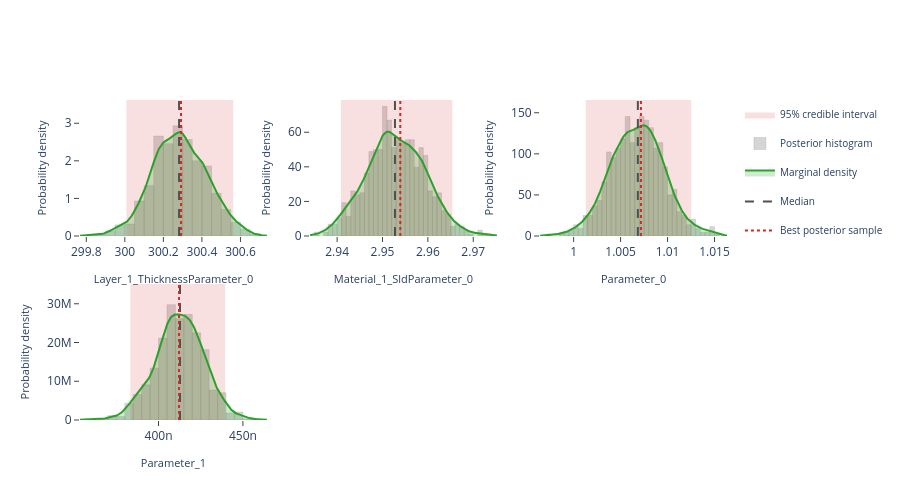

The notebook cell saved with this chart:
### Markdown cell above
## Interactive posterior plots

The next three cells render the same Plotly figures that are shown on the
Bayesian Posterior tab of the EasyReflectometryApp:

* **Marginals** — per-parameter distribution: histogram + smooth KDE marginal,
  shaded 95% credible interval, and median / best-sample lines
  (`plot_distribution` or `posterior.distribution()`)
* **Corner plot** — pairwise marginals + 2-D contours + scatter (`plot_corner`)
* **Traces** — per-chain trace + marginal histogram (`plot_trace`)

The standalone helpers are called with ``return_figure=True`` so they return a
Plotly ``Figure`` that we render in the notebook with ``fig.show()``; the
``PosteriorResults`` methods return the figure directly.

### Code cell
# ---- Marginal posterior distributions ---------------------------------------
# One panel per free parameter, each overlaying the posterior histogram, a
# smooth Gaussian-KDE marginal, the shaded 95% credible interval, and the
# median / best-sample reference lines.  Mirrors the "Marginals" sub-tab in
# the EasyReflectometryApp.

# The PosteriorResults method passes ``logp`` through automatically so the
# best posterior sample (MAP) line is drawn:
fig = posterior.distribution()
fig.show()

# Standalone equivalent (pass ``logp`` to get the best-sample line):
# fig = plot_distribution(
#     posterior.draws,
#     posterior.param_names,
#     logp=posterior.logp,
#     return_figure=True,
# )
# fig.show()

### Figure 1 — Plotly figure (JSON) as saved in the notebook; plotly's stock layout.template omitted (floating-point values rounded to 4 significant figures; data arrays with more than 128 entries replaced by an {"elided": "..."} marker saying what was removed)
{"data": [{"fill": "toself", "fillcolor": "rgba(214, 39, 40, 0.14)", "hoverinfo": "skip", "legendgroup": "95% credible interval", "line": {"color": "rgba(214, 39, 40, 0.14)", "width": 0}, "mode": "lines", "name": "95% credible interval", "showlegend": true, "type": "scatter", "x": [300.0, 300.6, 300.6, 300.0, 300.0], "xaxis": "x", "y": [0.0, 0.0, 3.619, 3.619, 0.0], "yaxis": "y"}, {"histnorm": "probability density", "hovertemplate": "sample=%{x:.4f}<br>density: %{y:.2f}<extra></extra>", "legendgroup": "histogram", "marker": {"color": "rgba(120, 120, 120, 0.38)", "line": {"color": "rgba(120, 120, 120, 0.24)", "width": 1}}, "name": "Posterior histogram", "nbinsx": 40, "opacity": 0.82, "showlegend": true, "type": "histogram", "x": {"elided": "880 float values"}, "xaxis": "x", "yaxis": "y"}, {"fill": "tozeroy", "fillcolor": "rgba(44, 160, 44, 0.22)", "hovertemplate": "Layer_1_ThicknessParameter_0: %{x:.4f}<br>density: %{y:.4f}<extra></extra>", "legendgroup": "marginal", "line": {"color": "rgb(44, 160, 44)", "width": 2}, "mode": "lines", "name": "Marginal density", "showlegend": true, "type": "scatter", "x": {"elided": "256 float values"}, "xaxis": "x", "y": {"elided": "256 float values"}, "yaxis": "y"}, {"hovertemplate": "Median: %{x:.4f}<extra></extra>", "legendgroup": "Median", "line": {"color": "rgb(80, 80, 80)", "dash": "dash", "width": 2}, "mode": "lines", "name": "Median", "showlegend": true, "type": "scatter", "x": [300.3, 300.3], "xaxis": "x", "y": [0.0, 3.619], "yaxis": "y"}, {"hovertemplate": "Best posterior sample: %{x:.4f}<extra></extra>", "legendgroup": "Best posterior sample", "line": {"color": "rgb(214, 39, 40)", "dash": "dot", "width": 2}, "mode": "lines", "name": "Best posterior sample", "showlegend": true, "type": "scatter", "x": [300.3, 300.3], "xaxis": "x", "y": [0.0, 3.619], "yaxis": "y"}, {"fill": "toself", "fillcolor": "rgba(214, 39, 40, 0.14)", "hoverinfo": "skip", "legendgroup": "95% credible interval", "line": {"color": "rgba(214, 39, 40, 0.14)", "width": 0}, "mode": "lines", "name": "95% credible interval", "showlegend": false, "type": "scatter", "x": [2.941, 2.965, 2.965, 2.941, 2.941], "xaxis": "x2", "y": [0.0, 0.0, 78.66, 78.66, 0.0], "yaxis": "y2"}, {"histnorm": "probability density", "hovertemplate": "sample=%{x:.4f}<br>density: %{y:.2f}<extra></extra>", "legendgroup": "histogram", "marker": {"color": "rgba(120, 120, 120, 0.38)", "line": {"color": "rgba(120, 120, 120, 0.24)", "width": 1}}, "name": "Posterior histogram", "nbinsx": 40, "opacity": 0.82, "showlegend": false, "type": "histogram", "x": {"elided": "880 float values"}, "xaxis": "x2", "yaxis": "y2"}, {"fill": "tozeroy", "fillcolor": "rgba(44, 160, 44, 0.22)", "hovertemplate": "Material_1_SldParameter_0: %{x:.4f}<br>density: %{y:.4f}<extra></extra>", "legendgroup": "marginal", "line": {"color": "rgb(44, 160, 44)", "width": 2}, "mode": "lines", "name": "Marginal density", "showlegend": false, "type": "scatter", "x": {"elided": "256 float values"}, "xaxis": "x2", "y": {"elided": "256 float values"}, "yaxis": "y2"}, {"hovertemplate": "Median: %{x:.4f}<extra></extra>", "legendgroup": "Median", "line": {"color": "rgb(80, 80, 80)", "dash": "dash", "width": 2}, "mode": "lines", "name": "Median", "showlegend": false, "type": "scatter", "x": [2.953, 2.953], "xaxis": "x2", "y": [0.0, 78.66], "yaxis": "y2"}, {"hovertemplate": "Best posterior sample: %{x:.4f}<extra></extra>", "legendgroup": "Best posterior sample", "line": {"color": "rgb(214, 39, 40)", "dash": "dot", "width": 2}, "mode": "lines", "name": "Best posterior sample", "showlegend": false, "type": "scatter", "x": [2.954, 2.954], "xaxis": "x2", "y": [0.0, 78.66], "yaxis": "y2"}, {"fill": "toself", "fillcolor": "rgba(214, 39, 40, 0.14)", "hoverinfo": "skip", "legendgroup": "95% credible interval", "line": {"color": "rgba(214, 39, 40, 0.14)", "width": 0}, "mode": "lines", "name": "95% credible interval", "showlegend": false, "type": "scatter", "x": [1.001, 1.013, 1.013, 1.001, 1.001], "xaxis": "x3", "y": [0.0, 0.0, 165.5, 165.5, 0.0], "yaxis": "y3"}, {"histnorm": "probability density", "hovertemplate": "sample=%{x:.4f}<br>density: %{y:.2f}<extra></extra>", "legendgroup": "histogram", "marker": {"color": "rgba(120, 120, 120, 0.38)", "line": {"color": "rgba(120, 120, 120, 0.24)", "width": 1}}, "name": "Posterior histogram", "nbinsx": 40, "opacity": 0.82, "showlegend": false, "type": "histogram", "x": {"elided": "880 float values"}, "xaxis": "x3", "yaxis": "y3"}, {"fill": "tozeroy", "fillcolor": "rgba(44, 160, 44, 0.22)", "hovertemplate": "Parameter_0: %{x:.4f}<br>density: %{y:.4f}<extra></extra>", "legendgroup": "marginal", "line": {"color": "rgb(44, 160, 44)", "width": 2}, "mode": "lines", "name": "Marginal density", "showlegend": false, "type": "scatter", "x": {"elided": "256 float values"}, "xaxis": "x3", "y": {"elided": "256 float values"}, "yaxis": "y3"}, {"hovertemplate": "Median: %{x:.4f}<extra></extra>", "legendgroup": "Median", "line": {"color": "rgb(80, 80, 80)", "dash": "dash", "width": 2}, "mode": "lines", "name": "Median", "showlegend": false, "type": "scatter", "x": [1.007, 1.007], "xaxis": "x3", "y": [0.0, 165.5], "yaxis": "y3"}, {"hovertemplate": "Best posterior sample: %{x:.4f}<extra></extra>", "legendgroup": "Best posterior sample", "line": {"color": "rgb(214, 39, 40)", "dash": "dot", "width": 2}, "mode": "lines", "name": "Best posterior sample", "showlegend": false, "type": "scatter", "x": [1.007, 1.007], "xaxis": "x3", "y": [0.0, 165.5], "yaxis": "y3"}, {"fill": "toself", "fillcolor": "rgba(214, 39, 40, 0.14)", "hoverinfo": "skip", "legendgroup": "95% credible interval", "line": {"color": "rgba(214, 39, 40, 0.14)", "width": 0}, "mode": "lines", "name": "95% credible interval", "showlegend": false, "type": "scatter", "x": [3.833e-07, 4.395e-07, 4.395e-07, 3.833e-07, 3.833e-07], "xaxis": "x4", "y": [0.0, 0.0, 35110000.0, 35110000.0, 0.0], "yaxis": "y4"}, {"histnorm": "probability density", "hovertemplate": "sample=%{x:.4f}<br>density: %{y:.2f}<extra></extra>", "legendgroup": "histogram", "marker": {"color": "rgba(120, 120, 120, 0.38)", "line": {"color": "rgba(120, 120, 120, 0.24)", "width": 1}}, "name": "Posterior histogram", "nbinsx": 40, "opacity": 0.82, "showlegend": false, "type": "histogram", "x": {"elided": "880 float values"}, "xaxis": "x4", "yaxis": "y4"}, {"fill": "tozeroy", "fillcolor": "rgba(44, 160, 44, 0.22)", "hovertemplate": "Parameter_1: %{x:.4f}<br>density: %{y:.4f}<extra></extra>", "legendgroup": "marginal", "line": {"color": "rgb(44, 160, 44)", "width": 2}, "mode": "lines", "name": "Marginal density", "showlegend": false, "type": "scatter", "x": {"elided": "256 float values"}, "xaxis": "x4", "y": {"elided": "256 float values"}, "yaxis": "y4"}, {"hovertemplate": "Median: %{x:.4f}<extra></extra>", "legendgroup": "Median", "line": {"color": "rgb(80, 80, 80)", "dash": "dash", "width": 2}, "mode": "lines", "name": "Median", "showlegend": false, "type": "scatter", "x": [4.127e-07, 4.127e-07], "xaxis": "x4", "y": [0.0, 35110000.0], "yaxis": "y4"}, {"hovertemplate": "Best posterior sample: %{x:.4f}<extra></extra>", "legendgroup": "Best posterior sample", "line": {"color": "rgb(214, 39, 40)", "dash": "dot", "width": 2}, "mode": "lines", "name": "Best posterior sample", "showlegend": false, "type": "scatter", "x": [4.122e-07, 4.122e-07], "xaxis": "x4", "y": [0.0, 35110000.0], "yaxis": "y4"}], "layout": {"barmode": "overlay", "height": 500, "legend": {"font": {"size": 10}}, "plot_bgcolor": "white", "showlegend": true, "xaxis": {"anchor": "y", "domain": [0.0, 0.2889], "range": [299.8, 300.7], "showgrid": false, "ticks": "outside", "title": {"font": {"size": 11}, "text": "Layer_1_ThicknessParameter_0"}, "zeroline": false}, "xaxis2": {"anchor": "y2", "domain": [0.3556, 0.6444], "range": [2.934, 2.975], "showgrid": false, "ticks": "outside", "title": {"font": {"size": 11}, "text": "Material_1_SldParameter_0"}, "zeroline": false}, "xaxis3": {"anchor": "y3", "domain": [0.7111, 1.0], "range": [0.9964, 1.016], "showgrid": false, "ticks": "outside", "title": {"font": {"size": 11}, "text": "Parameter_0"}, "zeroline": false}, "xaxis4": {"anchor": "y4", "domain": [0.0, 0.2889], "range": [3.535e-07, 4.642e-07], "showgrid": false, "ticks": "outside", "title": {"font": {"size": 11}, "text": "Parameter_1"}, "zeroline": false}, "xaxis5": {"anchor": "y5", "domain": [0.3556, 0.6444], "showgrid": false, "ticks": "outside", "zeroline": false}, "xaxis6": {"anchor": "y6", "domain": [0.7111, 1.0], "showgrid": false, "ticks": "outside", "zeroline": false}, "yaxis": {"anchor": "x", "domain": [0.575, 1.0], "range": [0.0, 3.619], "showgrid": false, "ticks": "outside", "title": {"font": {"size": 11}, "text": "Probability density"}, "zeroline": false}, "yaxis2": {"anchor": "x2", "domain": [0.575, 1.0], "range": [0.0, 78.66], "showgrid": false, "ticks": "outside", "title": {"font": {"size": 11}, "text": "Probability density"}, "zeroline": false}, "yaxis3": {"anchor": "x3", "domain": [0.575, 1.0], "range": [0.0, 165.5], "showgrid": false, "ticks": "outside", "title": {"font": {"size": 11}, "text": "Probability density"}, "zeroline": false}, "yaxis4": {"anchor": "x4", "domain": [0.0, 0.425], "range": [0.0, 35110000.0], "showgrid": false, "ticks": "outside", "title": {"font": {"size": 11}, "text": "Probability density"}, "zeroline": false}, "yaxis5": {"anchor": "x5", "domain": [0.0, 0.425], "showgrid": false, "ticks": "outside", "zeroline": false}, "yaxis6": {"anchor": "x6", "domain": [0.0, 0.425], "showgrid": false, "ticks": "outside", "zeroline": false}}}
